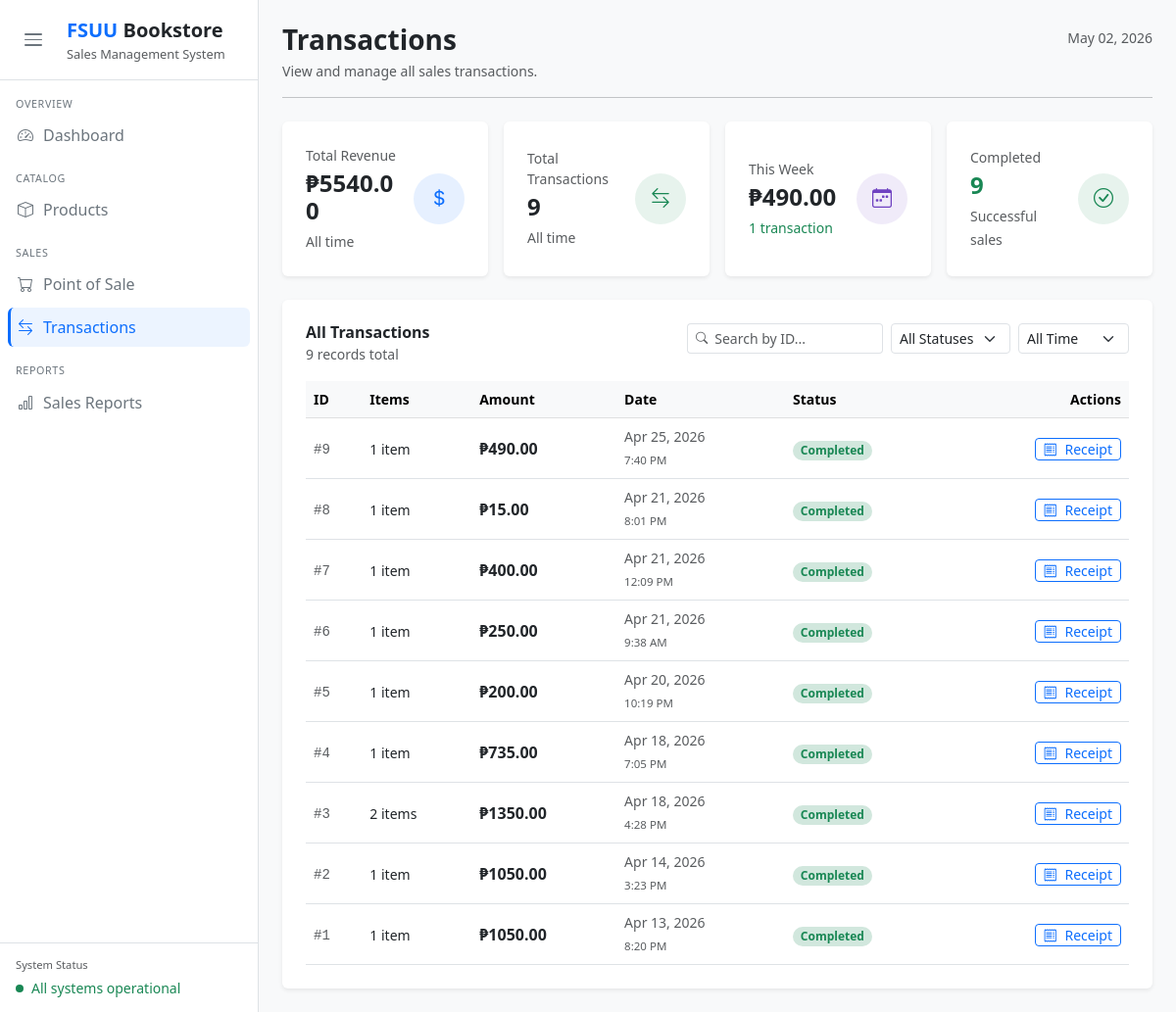
Page /transactions/ on the earlier database version.
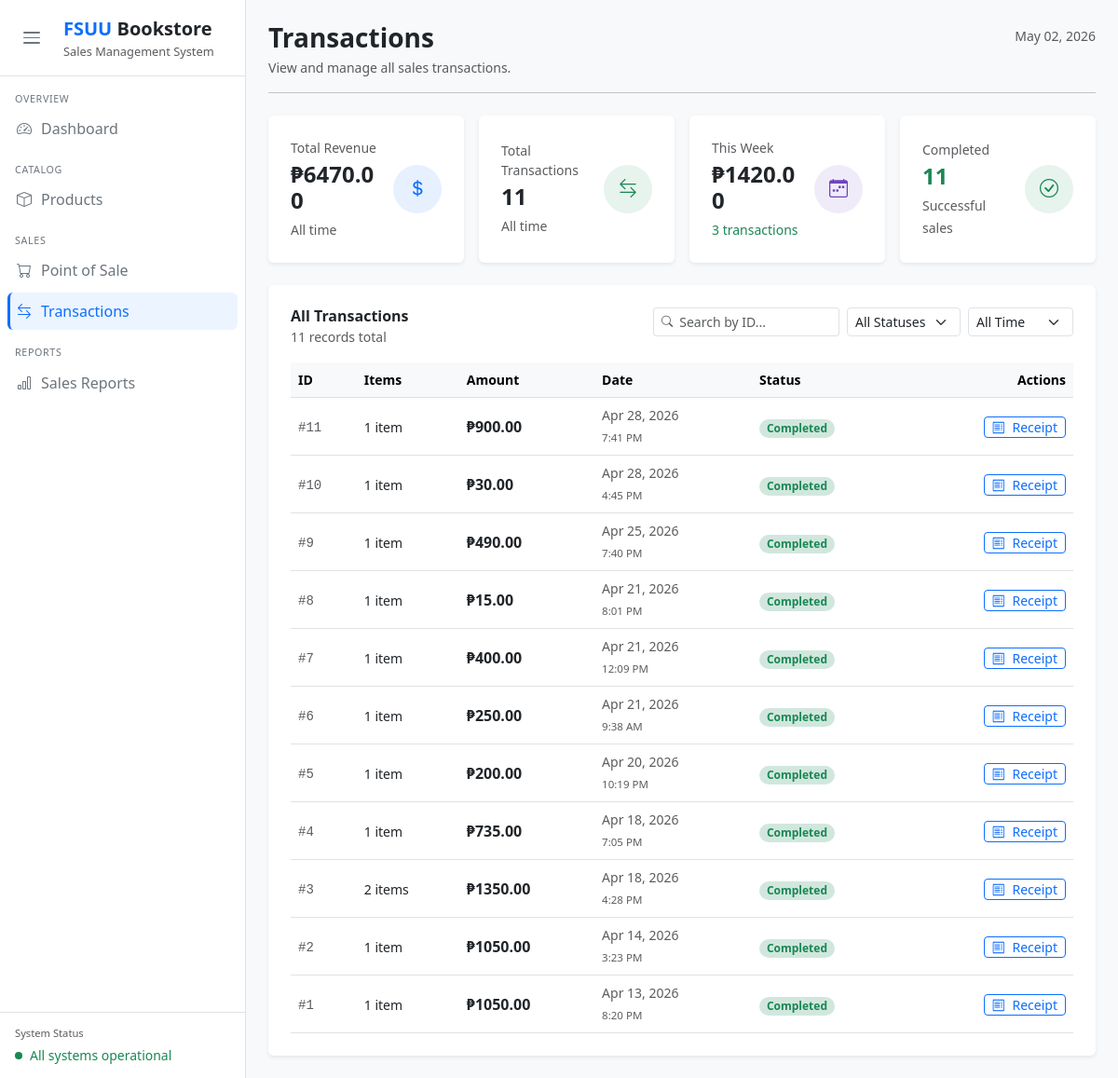
Same page on the later database version.
### dashboard/models.py (models this page shows, shortened)
class Sale(models.Model):
    sales_id       = models.AutoField(primary_key=True)
    sales_datetime = models.DateTimeField(auto_now_add=True)
    total_amount   = models.DecimalField(max_digits=10, decimal_places=2, default=0)
    cash_tendered  = models.DecimalField(max_digits=10, decimal_places=2, default=0)
    change_amount  = models.DecimalField(max_digits=10, decimal_places=2, default=0)
    STATUS_CHOICES = [
        ('completed', 'Completed'),
        ('pending',   'Pending'),
        ('cancelled', 'Cancelled'),
    ]
    status = models.CharField(max_length=20, choices=STATUS_CHOICES, default='completed')
    class Meta:
        db_table = 'sales'

### dashboard/views.py (the view)
# urls.py: path('transactions/',             views.transactions,   name='transactions'),
def transactions(request):
    today    = timezone.now().date()
    week_ago = today - timedelta(days=7)
    all_transactions = Sale.objects.prefetch_related('details__product').order_by('-sales_datetime')
    total_revenue   = all_transactions.aggregate(t=Sum('total_amount'))['t'] or 0
    total_count     = all_transactions.count()
    week_revenue    = all_transactions.filter(sales_datetime__date__gte=week_ago).aggregate(t=Sum('total_amount'))['t'] or 0
    week_count      = all_transactions.filter(sales_datetime__date__gte=week_ago).count()
    completed_count = all_transactions.filter(status='completed').count()
    context = {
        'page_title':      'Transactions',
        'today':           today.strftime('%B %d, %Y'),
        'transactions':    all_transactions,
        'total_revenue':   total_revenue,
        'total_count':     total_count,
        'week_revenue':    week_revenue,
        'week_count':      week_count,
        'completed_count': completed_count,
    }
    return render(request, 'dashboard/transactions.html', context)

### dashboard/templates/dashboard/transactions.html (shortened to what this page needs)
{% extends "dashboard/index.html" %}
{% block content %}
<div class="d-flex align-items-start justify-content-between mb-2 gap-2">
    <div>
        <h4 class="fw-semibold fs-3 mb-1">Transactions</h4>
        <p class="text-muted small mb-0">View and manage all sales transactions.</p>
    </div>
    <small class="text-muted mt-1 text-nowrap">{{ today }}</small>
</div>
<hr class="mb-4">
<div class="row g-3 mb-4">
    <div class="col-6 col-lg-3">
        <div class="card border-0 shadow-sm stat-card h-100">
            <div class="card-body d-flex align-items-center justify-content-between p-3 p-md-4">
                <div class="overflow-hidden">
                    <p class="text-muted small mb-1">Total Revenue</p>
                    <h4 class="fw-bold mb-1">&#8369;{{ total_revenue|floatformat:2 }}</h4>
                    <small class="text-muted">All time</small>
                </div>
                <div class="stat-icon rounded-circle d-flex align-items-center justify-content-center
                            bg-primary bg-opacity-10 text-primary flex-shrink-0 ms-2">
                    <i class="bi bi-currency-dollar fs-5"></i>
                </div>
            </div>
        </div>
    </div>
    <div class="col-6 col-lg-3">
        <div class="card border-0 shadow-sm stat-card h-100">
            <div class="card-body d-flex align-items-center justify-content-between p-3 p-md-4">
                <div class="overflow-hidden">
                    <p class="text-muted small mb-1">Total Transactions</p>
                    <h4 class="fw-bold mb-1">{{ total_count }}</h4>
                    <small class="text-muted">All time</small>
                </div>
                <div class="stat-icon rounded-circle d-flex align-items-center justify-content-center
                            bg-success bg-opacity-10 text-success flex-shrink-0 ms-2">
                    <i class="bi bi-arrow-left-right fs-5"></i>
                </div>
            </div>
        </div>
    </div>
    <div class="col-6 col-lg-3">
        <div class="card border-0 shadow-sm stat-card h-100">
            <div class="card-body d-flex align-items-center justify-content-between p-3 p-md-4">
                <div class="overflow-hidden">
                    <p class="text-muted small mb-1">This Week</p>
                    <h4 class="fw-bold mb-1">&#8369;{{ week_revenue|floatformat:2 }}</h4>
                    <small class="text-success">{{ week_count }} transaction{{ week_count|pluralize }}</small>
                </div>
                <div class="stat-icon rounded-circle d-flex align-items-center justify-content-center
                            bg-purple-subtle text-purple flex-shrink-0 ms-2">
                    <i class="bi bi-calendar-week fs-5"></i>
                </div>
            </div>
        </div>
    </div>
    <div class="col-6 col-lg-3">
        <div class="card border-0 shadow-sm stat-card h-100">
            <div class="card-body d-flex align-items-center justify-content-between p-3 p-md-4">
                <div class="overflow-hidden">
                    <p class="text-muted small mb-1">Completed</p>
                    <h4 class="fw-bold mb-1 text-success">{{ completed_count }}</h4>
                    <small class="text-muted">Successful sales</small>
                </div>
                <div class="stat-icon rounded-circle d-flex align-items-center justify-content-center
                            bg-success bg-opacity-10 text-success flex-shrink-0 ms-2">
                    <i class="bi bi-check-circle fs-5"></i>
                </div>
            </div>
        </div>
    </div>
</div>
<div class="card border-0 shadow-sm">
    <div class="card-body p-3 p-md-4">
        <div class="d-flex align-items-start justify-content-between gap-3 mb-3 flex-wrap">
            <div>
                <h6 class="fw-semibold mb-0">All Transactions</h6>
                <small class="text-muted">{{ total_count }} record{{ total_count|pluralize }} total</small>
            </div>
            <div class="d-flex flex-wrap gap-2">
                <div class="input-group input-group-sm" style="width:200px;">
                    <span class="input-group-text bg-white border-end-0">
                        <i class="bi bi-search text-muted small"></i>
                    </span>
                    <input type="text" id="txSearch"
                           class="form-control border-start-0 ps-0"
                           placeholder="Search by ID...">
                </div>
                <select id="txStatus" class="form-select form-select-sm w-auto">
                    <option value="">All Statuses</option>
                </select>
                <select id="txDate" class="form-select form-select-sm w-auto">
                    <option value="">All Time</option>
                </select>
            </div>
        </div>
        <div class="table-responsive d-none d-md-block">
            <table class="table table-hover align-middle mb-0" id="txTable">
                <thead class="table-light">
                    <tr>
                        <th class="small fw-semibold">ID</th>
                        <th class="small fw-semibold">Items</th>
                        <th class="small fw-semibold">Amount</th>
                        <th class="small fw-semibold">Date</th>
                        <th class="small fw-semibold">Status</th>
                        <th class="small fw-semibold text-end">Actions</th>
                    </tr>
                </thead>
                <tbody>
                    {% for tx in transactions %}
                    <tr data-id="{{ tx.sales_id }}"
                        data-status="{{ tx.status }}"
                        data-date="{{ tx.sales_datetime|date:'Y-m-d' }}">
                        <td><span class="font-monospace small text-muted">#{{ tx.sales_id }}</span></td>
                        <td><small>{{ tx.details.count }} item{{ tx.details.count|pluralize }}</small></td>
                        <td><span class="fw-semibold">&#8369;{{ tx.total_amount|floatformat:2 }}</span></td>
                        <td>
                            <small class="text-muted d-block">{{ tx.sales_datetime|date:"M d, Y" }}</small>
                            <small class="text-muted" style="font-size:0.72rem;">{{ tx.sales_datetime|date:"g:i A" }}</small>
                        </td>
                        <td>
                            <span class="badge rounded-pill
                                {% if tx.status == 'completed' %}bg-success-subtle text-success
                                {% elif tx.status == 'pending' %}bg-warning-subtle text-warning
                                {% else %}bg-danger-subtle text-danger{% endif %}">
                                {{ tx.status|capfirst }}
                            </span>
                        </td>
                        <td class="text-end">
                            <a href="{% url 'dashboard:receipt' tx.sales_id %}" target="_blank"
                               class="btn btn-sm btn-outline-primary py-0 px-2">
                                <i class="bi bi-receipt me-1"></i> Receipt
                            </a>
                        </td>
                    </tr>
                    {% endfor %}
                </tbody>
            </table>
        </div>
    </div>
</div>
{% endblock %}

### dashboard/templates/dashboard/index.html (shortened to what this page needs)
{% load static %}
<!DOCTYPE html>
<html lang="en">
<head>
    <link rel="stylesheet" href="https://cdnjs.cloudflare.com/ajax/libs/bootstrap/5.3.0/css/bootstrap.min.css">
    <link rel="stylesheet" href="https://cdnjs.cloudflare.com/ajax/libs/bootstrap-icons/1.11.0/font/bootstrap-icons.min.css">
    <link rel="stylesheet" href="{% static 'css/style.css' %}">
</head>
<body class="overflow-hidden">
<div class="d-flex" style="height:100vh; overflow:hidden;">
    <aside id="sidebar"
           class="sidebar sidebar--collapsed sidebar--no-transition
                  d-flex flex-column flex-shrink-0 bg-white border-end">
        <div class="sidebar__header d-flex align-items-center gap-3 px-3 border-bottom flex-shrink-0"
             style="min-height:62px;">
            <button id="sidebarToggleDesktop"
                    class="sidebar__toggle btn d-flex flex-column justify-content-center align-items-center gap-1
                           border-0 rounded-2 p-0 flex-shrink-0"
                    aria-label="Toggle sidebar"
                    style="width:36px; height:36px;">
                <span class="hamburger-bar"></span>
                <span class="hamburger-bar"></span>
                <span class="hamburger-bar"></span>
            </button>
            <div class="sidebar__brand overflow-hidden text-nowrap py-3">
                <a href="{% url 'dashboard:home' %}"
                   class="text-decoration-none text-dark fw-bold fs-5 d-block">
                    <span class="text-primary">FSUU</span> Bookstore
                </a>
                <p class="text-muted mb-0" style="font-size:0.8rem;">Sales Management System</p>
            </div>
        </div>
        <nav class="sidebar__nav flex-grow-1 py-2 overflow-hidden">
            <span class="sidebar__section-label d-block text-uppercase text-secondary px-3 pt-2 pb-1 text-nowrap overflow-hidden"
                  style="font-size:0.67rem; letter-spacing:0.06em;">Overview</span>
            <ul class="nav flex-column">
                <li class="nav-item px-2">
                    <a href="{% url 'dashboard:home' %}"
                       class="nav-link d-flex align-items-center gap-2 rounded-2 py-2 px-2 text-secondary text-nowrap"
                       data-page="dashboard" data-label="Dashboard">
                        <i class="bi bi-speedometer2 flex-shrink-0" style="width:20px; text-align:center;"></i>
                        <span class="nav-link__label">Dashboard</span>
                    </a>
                </li>
            </ul>
            <span class="sidebar__section-label d-block text-uppercase text-secondary px-3 pt-3 pb-1 text-nowrap overflow-hidden"
                  style="font-size:0.67rem; letter-spacing:0.06em;">Catalog</span>
            <ul class="nav flex-column">
                <li class="nav-item px-2">
                    <a href="{% url 'dashboard:products' %}"
                       class="nav-link d-flex align-items-center gap-2 rounded-2 py-2 px-2 text-secondary text-nowrap"
                       data-page="products" data-label="Products">
                        <i class="bi bi-box flex-shrink-0" style="width:20px; text-align:center;"></i>
                        <span class="nav-link__label">Products</span>
                    </a>
                </li>
            </ul>
            <span class="sidebar__section-label d-block text-uppercase text-secondary px-3 pt-3 pb-1 text-nowrap overflow-hidden"
                  style="font-size:0.67rem; letter-spacing:0.06em;">Sales</span>
            <ul class="nav flex-column">
                <li class="nav-item px-2 mb-1">
                    <a href="{% url 'dashboard:pos' %}"
                       class="nav-link d-flex align-items-center gap-2 rounded-2 py-2 px-2 text-secondary text-nowrap"
                       data-page="pos" data-label="Point of Sale">
                        <i class="bi bi-cart flex-shrink-0" style="width:20px; text-align:center;"></i>
                        <span class="nav-link__label">Point of Sale</span>
                    </a>
                </li>
                <li class="nav-item px-2">
                    <a href="{% url 'dashboard:transactions' %}"
                       class="nav-link d-flex align-items-center gap-2 rounded-2 py-2 px-2 text-secondary text-nowrap"
                       data-page="transactions" data-label="Transactions">
                        <i class="bi bi-arrow-left-right flex-shrink-0" style="width:20px; text-align:center;"></i>
                        <span class="nav-link__label">Transactions</span>
                    </a>
                </li>
            </ul>
            <span class="sidebar__section-label d-block text-uppercase text-secondary px-3 pt-3 pb-1 text-nowrap overflow-hidden"
                  style="font-size:0.67rem; letter-spacing:0.06em;">Reports</span>
            <ul class="nav flex-column">
                <li class="nav-item px-2">
                    <a href="{% url 'dashboard:reports' %}"
                       class="nav-link d-flex align-items-center gap-2 rounded-2 py-2 px-2 text-secondary text-nowrap"
                       data-page="reports" data-label="Sales Reports">
                        <i class="bi bi-bar-chart flex-shrink-0" style="width:20px; text-align:center;"></i>
                        <span class="nav-link__label">Sales Reports</span>
                    </a>
                </li>
            </ul>
        </nav>
        <div class="sidebar__footer d-flex flex-column gap-1 px-3 border-top overflow-hidden">
            <span class="text-muted" style="font-size:0.7rem;">System Status</span>
            <span class="d-flex align-items-center gap-2 text-success small">
                <span class="live-dot rounded-circle bg-success flex-shrink-0"
                      style="width:8px; height:8px;"></span>
                <span class="sidebar__status-text text-nowrap">All systems operational</span>
            </span>
        </div>
    </aside>
    <main class="flex-grow-1 bg-light overflow-y-auto overflow-x-hidden" style="min-width:0; height:100vh;">
        <div class="container-xl py-4 px-3 px-lg-4">
            {% block content %}{% endblock %}
        </div>
    </main>
</div>
</body>
</html>

Differences in the rows shown:
added Sale: sales_id "11", details.count "1", total_amount "900.00", sales_datetime "Apr 28, 2026", sales_datetime "7:41 PM", status "Completed"
added Sale: sales_id "10", details.count "1", total_amount "30.00", sales_datetime "Apr 28, 2026", sales_datetime "4:45 PM", status "Completed"
Other differences:
{{ total_revenue|floatformat:2 }}: "5540.00" → "6470.00"
{{ total_count }}: "9" → "11"
{{ week_revenue|floatformat:2 }}: "490.00" → "1420.00"
{{ week_count }}: "1" → "3"
{{ completed_count }}: "9" → "11"
